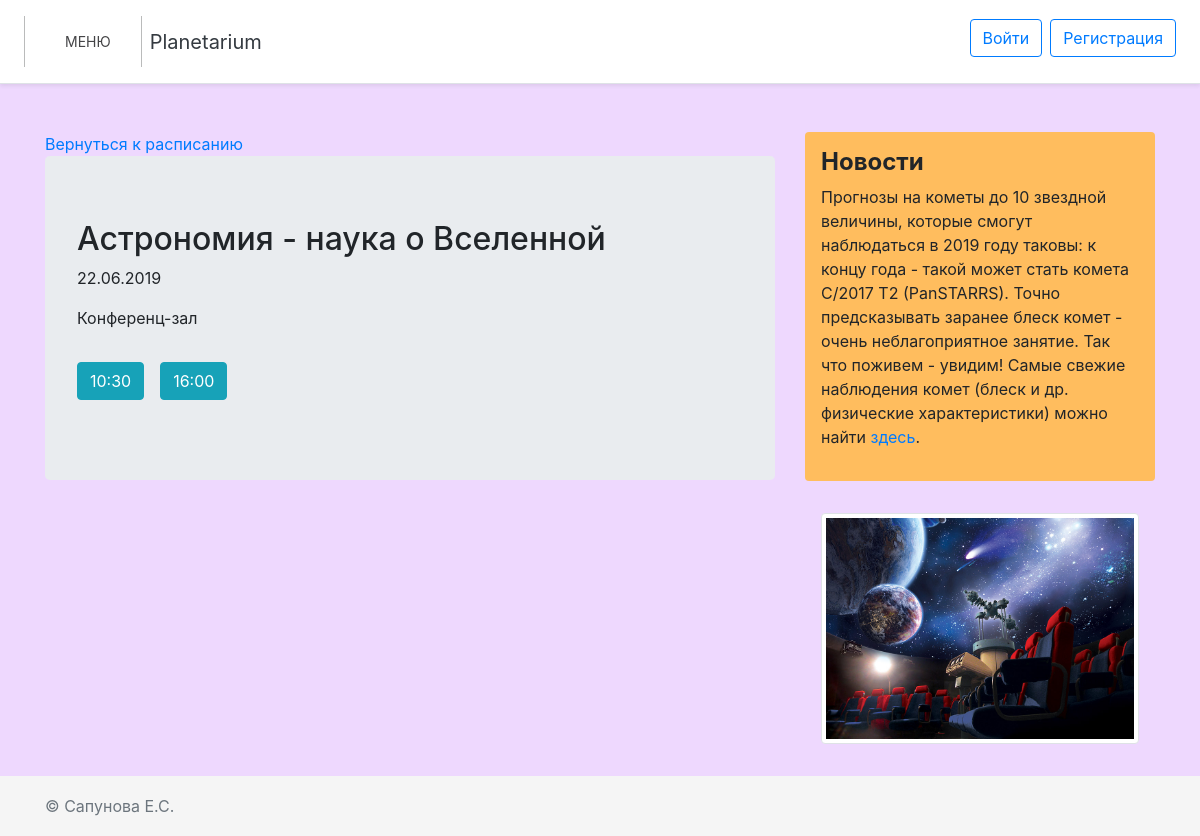
Page /order.php?id_event=2&data_schedule_event=22.06.2019 on the committed database.
### tables this page shows
CREATE TABLE IF NOT EXISTS `event` (
  `id_event` int(11) NOT NULL AUTO_INCREMENT COMMENT 'id мероприятия',
  `id_event_type` int(11) NOT NULL COMMENT 'id типа мероприятия',
  `name_event` varchar(50) NOT NULL COMMENT 'Название мероприятия',
  PRIMARY KEY (`id_event`),
  UNIQUE KEY `id_event` (`id_event`),
  UNIQUE KEY `id_event_2` (`id_event`),
  KEY `id_event_type` (`id_event_type`)
);

CREATE TABLE IF NOT EXISTS `schedule` (
  `id_schedule_entry` int(11) NOT NULL AUTO_INCREMENT COMMENT 'id записи в расписании',
  `id_event` int(11) NOT NULL COMMENT 'id мероприятия из репертуара',
  `id_room` int(11) NOT NULL COMMENT 'id помещения для мероприятия',
  `data_event` varchar(16) NOT NULL COMMENT 'Дата проведения мероприятия',
  `duration_event` int(11) NOT NULL COMMENT 'Длительность мероприятия',
  `numb_seats` int(11) NOT NULL COMMENT 'Количество мест',
  `time_event` varchar(5) NOT NULL COMMENT 'Время проведения мероприятия',
  PRIMARY KEY (`id_schedule_entry`),
  UNIQUE KEY `id_schedule_entry` (`id_schedule_entry`),
  KEY `id_event` (`id_event`),
  KEY `id_room` (`id_room`)
);

CREATE TABLE IF NOT EXISTS `room` (
  `id_room` int(11) NOT NULL AUTO_INCREMENT COMMENT 'id помещения планетария',
  `id_room_type` int(11) NOT NULL COMMENT 'id типа помещения',
  `name_room` varchar(30) NOT NULL COMMENT 'Название помещения',
  PRIMARY KEY (`id_room`),
  UNIQUE KEY `id_room` (`id_room`),
  KEY `id_room_type` (`id_room_type`)
);

### order.php (the view, shortened to what this page needs)
<!DOCTYPE html>
<html lang="ru">
<head>
  <?php
    require_once 'mySQLconnect.php';
    $sql = 'SELECT `id_schedule_entry`, schedule.id_event, `name_event`, `name_room`, `data_event`, `time_event`, `duration_event`, `numb_seats`
     FROM `event`
     JOIN `schedule`
     ON event.id_event = schedule.id_event
     JOIN `room`
     ON schedule.id_room = room.id_room
     WHERE `data_event` = :data AND schedule.id_event = :id';
    $query = $pdo->prepare($sql);
    $query->execute(['data' => $_GET['data_schedule_event'], 'id' => $_GET['id_event']]);
    $schedule_date = $query->fetchAll(PDO::FETCH_OBJ);
    require 'blocks/head.php';
   ?>
</head>
<body>
  <?php require 'blocks/header.php'; ?>
  <main class="container mt-5">
    <div class="row">
      <div class="col-md-8 mb-3">
        <?php
        $date_ev = $schedule_date[0];
        echo "<a href='/schedule.php?id=$date_ev->id_event'>Вернуться к расписанию</a>";
         ?>
        <div class="jumbotron">
          <form action="" method="post">
          <?php
          echo "<h2>$date_ev->name_event</h2>
            <p>$date_ev->data_event</p>
            <p>$date_ev->name_room</p>";
            $i=0;
            foreach($schedule_date as $event_time){
              echo "<input type='submit' name=\"$i\" value='$event_time->time_event' class='btn btn-info mr-3 mt-3 mb-3'/>";
              $i++;
          }
          ?>
          </form>
        </div>
      </div>
      <?php require 'blocks/aside.php'; ?>
    </div>
  </main>
  <?php require 'blocks/footer.php'; ?>
</body>
</html>

### css/main1.css (style rules this page uses)
body { background-color: rgb(238, 216, 254); }

### rows in the picture
event: name_event "Астрономия - наука о Вселенной"
schedule: data_event "22.06.2019", time_event "10:30"
room: name_room "Конференц-зал"
schedule: time_event "16:00"
